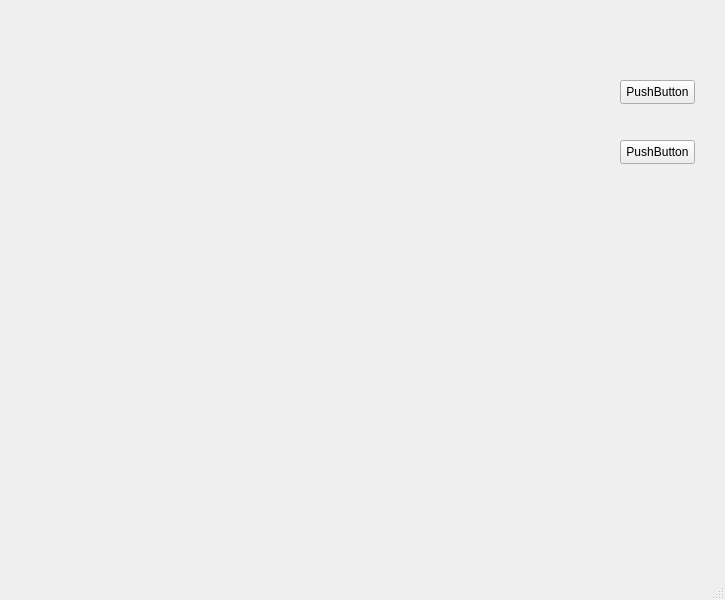
<?xml version="1.0" encoding="UTF-8"?>
<ui version="4.0">
 <class>MainWindow</class>
 <widget class="QMainWindow" name="MainWindow">
  <property name="geometry">
   <rect>
    <x>0</x>
    <y>0</y>
    <width>725</width>
    <height>600</height>
   </rect>
  </property>
  <property name="windowTitle">
   <string>MainWindow</string>
  </property>
  <widget class="QWidget" name="centralwidget">
   <widget class="QPushButton" name="pushButton">
    <property name="geometry">
     <rect>
      <x>620</x>
      <y>140</y>
      <width>75</width>
      <height>24</height>
     </rect>
    </property>
    <property name="text">
     <string>PushButton</string>
    </property>
   </widget>
   <widget class="QPushButton" name="pushButton_2">
    <property name="geometry">
     <rect>
      <x>620</x>
      <y>80</y>
      <width>75</width>
      <height>24</height>
     </rect>
    </property>
    <property name="text">
     <string>PushButton</string>
    </property>
   </widget>
   <widget class="QChartView" name="horizontalFrame">
    <property name="geometry">
     <rect>
      <x>30</x>
      <y>30</y>
      <width>550</width>
      <height>450</height>
     </rect>
    </property>
    <layout class="QHBoxLayout" name="horizontalLayout"/>
   </widget>
  </widget>
  <widget class="QMenuBar" name="menubar">
   <property name="geometry">
    <rect>
     <x>0</x>
     <y>0</y>
     <width>725</width>
     <height>22</height>
    </rect>
   </property>
  </widget>
  <widget class="QStatusBar" name="statusbar"/>
 </widget>
 <customwidgets>
  <customwidget>
   <class>QChartView</class>
   <extends>QFrame</extends>
   <header>qchartview.h</header>
   <container>1</container>
  </customwidget>
 </customwidgets>
 <resources/>
 <connections/>
</ui>
